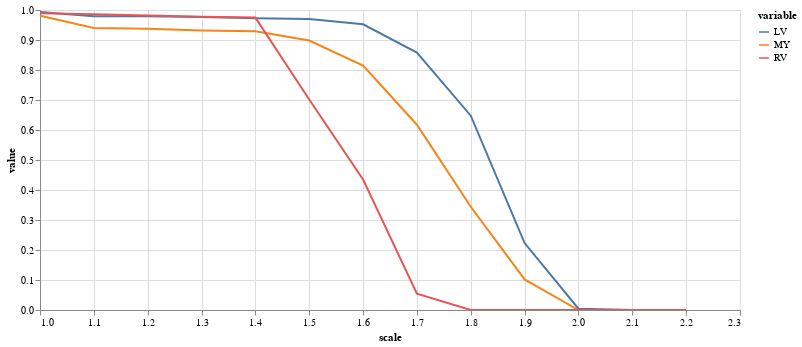

Source (notebook cell):
### Code cell
(alt
 .Chart(results.melt(id_vars=['scale'],value_vars=['LV','MY','RV']))
 .mark_line()
 .encode(
     x="scale",
     y="value",
     color="variable",
     tooltip="value"
 )
 .properties(width=700,height=300)
 .interactive()
)

### Figure 1 — Vega-Lite specification as saved in the notebook (floating-point values rounded to 4 significant figures)
{"config": {"view": {"continuousWidth": 400, "continuousHeight": 300}}, "data": {"name": "data-b80c786f0dda613e563619d02926d5b2"}, "mark": "line", "encoding": {"color": {"type": "nominal", "field": "variable"}, "tooltip": {"type": "quantitative", "field": "value"}, "x": {"type": "quantitative", "field": "scale"}, "y": {"type": "quantitative", "field": "value"}}, "height": 300, "selection": {"selector007": {"type": "interval", "bind": "scales", "encodings": ["x", "y"]}}, "width": 700, "$schema": "https://vega.github.io/schema/vega-lite/v4.8.1.json", "datasets": {"data-b80c786f0dda613e563619d02926d5b2": [{"scale": 1.0, "variable": "LV", "value": 0.9933}, {"scale": 1.1, "variable": "LV", "value": 0.9794}, {"scale": 1.2, "variable": "LV", "value": 0.9793}, {"scale": 1.3, "variable": "LV", "value": 0.9769}, {"scale": 1.4, "variable": "LV", "value": 0.9726}, {"scale": 1.5, "variable": "LV", "value": 0.9704}, {"scale": 1.6, "variable": "LV", "value": 0.9523}, {"scale": 1.7, "variable": "LV", "value": 0.8581}, {"scale": 1.8, "variable": "LV", "value": 0.6478}, {"scale": 1.9, "variable": "LV", "value": 0.2231}, {"scale": 2.0, "variable": "LV", "value": 0.004464}, {"scale": 2.1, "variable": "LV", "value": 0.0}, {"scale": 2.2, "variable": "LV", "value": 0.0}, {"scale": 1.0, "variable": "MY", "value": 0.9807}, {"scale": 1.1, "variable": "MY", "value": 0.9399}, {"scale": 1.2, "variable": "MY", "value": 0.9379}, {"scale": 1.3, "variable": "MY", "value": 0.9315}, {"scale": 1.4, "variable": "MY", "value": 0.9288}, {"scale": 1.5, "variable": "MY", "value": 0.8981}, {"scale": 1.6, "variable": "MY", "value": 0.8148}, {"scale": 1.7, "variable": "MY", "value": 0.6176}, {"scale": 1.8, "variable": "MY", "value": 0.3442}, {"scale": 1.9, "variable": "MY", "value": 0.1018}, {"scale": 2.0, "variable": "MY", "value": 0.0}, {"scale": 2.1, "variable": "MY", "value": 0.0}, {"scale": 2.2, "variable": "MY", "value": 0.0}, {"scale": 1.0, "variable": "RV", "value": 0.989}, {"scale": 1.1, "variable": "RV", "value": 0.9861}, {"scale": 1.2, "variable": "RV", "value": 0.9816}, {"scale": 1.3, "variable": "RV", "value": 0.9773}, {"scale": 1.4, "variable": "RV", "value": 0.9747}, {"scale": 1.5, "variable": "RV", "value": 0.7017}, {"scale": 1.6, "variable": "RV", "value": 0.4351}, {"scale": 1.7, "variable": "RV", "value": 0.05407}, {"scale": 1.8, "variable": "RV", "value": 0.0}, {"scale": 1.9, "variable": "RV", "value": 0.0}, {"scale": 2.0, "variable": "RV", "value": 0.0}, {"scale": 2.1, "variable": "RV", "value": 0.0}, {"scale": 2.2, "variable": "RV", "value": 0.0}]}}
